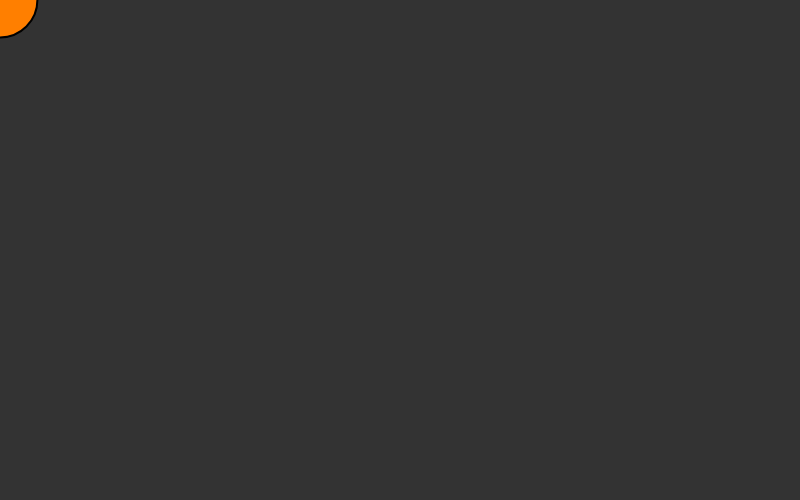
Frame 1 (no input)
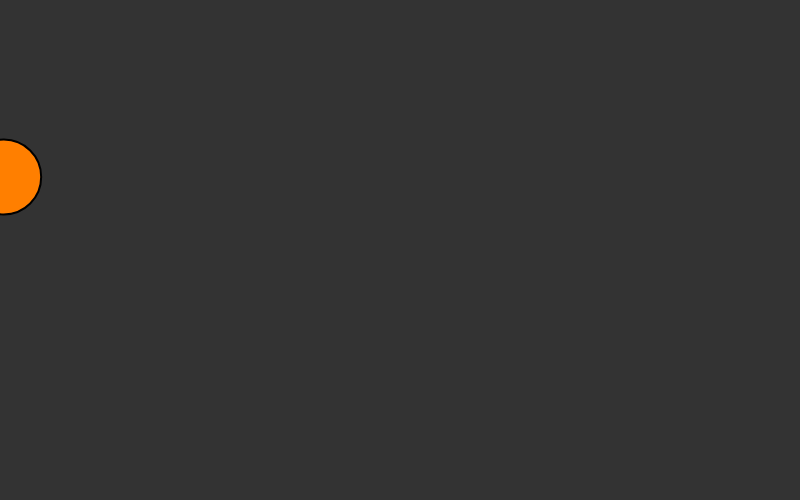
Frame 60 (no input)
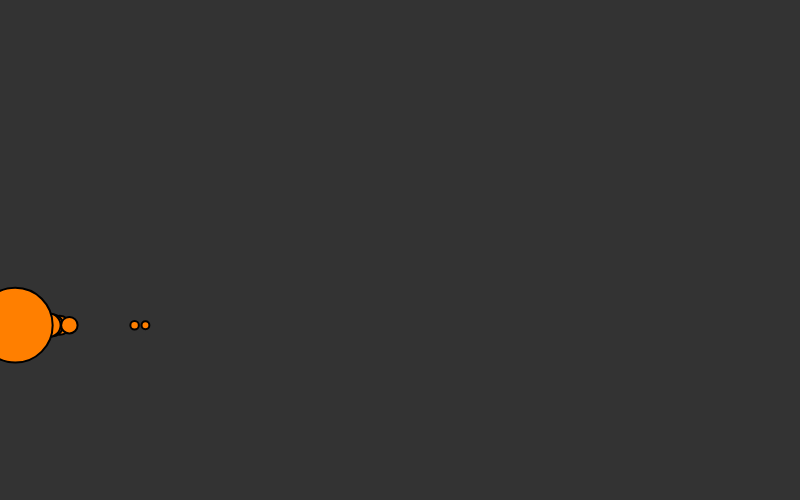
Frame 120 (the mouse pressed at the canvas centre since frame 60)

The p5.js sketch that drew these frames (run headless with seeded random() and noise() and a simulated clock; from frame 60 on, the mouse is pressed at the canvas centre):

// p5.js sketch
// ── sketch.js
// This was coded while reading:
// "The Nature of Code" by Daniel Shiffman
// http://natureofcode.com/

var movers = [];

function setup() {
  createCanvas(800,500);

  for (var i = 0; i < 20; i++) {
    movers[i] = new Mover(random(0.2,5),0,0)
  }
}

function draw() {
  background(51);
  
  for (var i = 0; i < movers.length; i++){
    var wind = createVector(0.01, 0);
    var gravity = createVector(0, 0.1*movers[i].mass);
    movers[i].applyForce(wind);
    movers[i].applyForce(gravity);

    movers[i].update();
    movers[i].checkEdges();
    movers[i].display(); 
  }
}
// ── mover.js
// This was coded while reading:
// "The Nature of Code" by Daniel Shiffman
// http://natureofcode.com/

var Mover = function(m,x,y) {
  this.mass = m;
  this.position = createVector(x,y);
  this.velocity = createVector(0, 0);
  this.acceleration = createVector(0, 0);

  // Newton's Second Law
  this.applyForce = function(force) {
    var f = p5.Vector.div(force, this.mass);
    this.acceleration.add(f);
  };

  // Motion 101 from Chapter 1
  this.update = function() {
    this.position.add(this.velocity);
    this.velocity.add(this.acceleration);
    this.acceleration.mult(0);
  };

  this.display = function() {
    stroke(0);
    strokeWeight(2);
    fill(255, 127, 0);
    // Scalling the Size according to mass
    ellipse(this.position.x, this.position.y, this.mass*16, this.mass*16);
  };

  this.checkEdges = function() {
    if (this.position.x > width) {
      this.position.x = width;
      this.velocity.x *= -1;
    } else if (this.position.x < 0) {
      this.velocity.x *= -1;
      this.position.x = 0;
    }
    if (this.position.y > height) {
      this.velocity.y *= -1;
      this.position.y = height;
    }
  };
};
